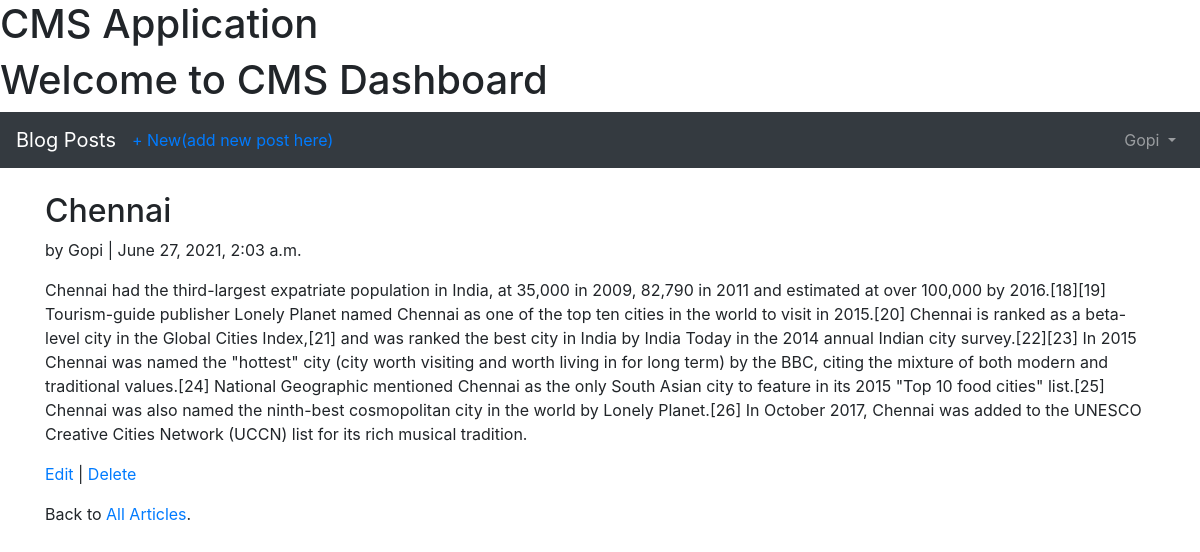
/articles/1/ (signed in), run on the app's committed database.
### users/models.py (models this page shows)
class CustomUser(AbstractUser):
    age = models.PositiveIntegerField(default=0)

### articles/models.py (models this page shows, shortened)
class Article(models.Model):
    title = models.CharField(max_length=255)
    body = models.TextField()
    date = models.DateTimeField(auto_now_add=True)
    author = models.ForeignKey(get_user_model(),on_delete=models.CASCADE,)

### articles/views.py (the view)
# urls.py: path('<int:pk>/',views.ArticleDetailView.as_view(), name='article_detail'), # new
class ArticleDetailView(LoginRequiredMixin, DetailView):
    model = models.Article
    template_name = 'article_detail.html'

### templates/article_detail.html
{% extends 'base.html' %}
{% block content %}
<div class="article-entry">
<h2>{{ object.title }}</h2>
<p>by {{ object.author }} | {{ object.date }}</p>
<p>{{ object.body }}</p>
</div>
<p><a href="{% url 'article_edit' article.pk %}">Edit</a> | <a href="{% url 'artic\
le_delete' article.pk %}">Delete</a></p>
<p>Back to <a href="{% url 'article_list' %}">All Articles</a>.</p>
{% endblock content %}

### templates/base.html (shortened to what this page needs)
<!doctype html>
<html lang="en">
<head>
<link rel="stylesheet" href="https://maxcdn.bootstrapcdn.com/bootstrap/4.0.0/css\/bootstrap.min.css">
    <h1> CMS Application</h1>
    <h1> Welcome to CMS Dashboard</h1>
</head>
<body>
<nav class="navbar navbar-expand-md navbar-dark bg-dark mb-4">
<a class="navbar-brand" href="{% url 'home' %}">Blog Posts</a>
{% if user.is_authenticated %}
<ul class="navbar-nav mr-auto">
<li class="nav-item"><a href="{% url 'article_new' %}">+ New(add new post here)</a></li>
</ul>
{% endif %}
<div class="collapse navbar-collapse" id="navbarCollapse">
{% if user.is_authenticated %}
<ul class="navbar-nav ml-auto">
<li class="nav-item">
<a class="nav-link dropdown-toggle" href="#" id="userMenu" data-toggle\
="dropdown" aria-haspopup="true" aria-expanded="false">
{{ user.username }}
</a>
</li>
</ul>
{% else %}
<form class="form-inline ml-auto">
<a href="{% url 'login' %}" class="btn btn-outline-secondary">Log in</a>
<a href="{% url 'signup' %}" class="btn btn-primary ml-2">Sign up</a>
</form>
{% endif %}
</div>
</nav>
<div class="container">
{% block content %}
{% endblock %}
</div>
</body>
</html>

### data on the page
CustomUser: username "Gopi"
Article: title "Chennai", author "Gopi", date "June 27, 2021, 2:03 a.m.", body "Chennai had the third-largest expatriate population in India, at 35,000 in 2009, 82,790 in 2011 and estimated at over 100,000 by 2016.[18][19] Tourism-guide publisher Lonely Planet named Chennai as one of the top ten cities in the world to visit in 2015.[20] Chennai is ranked as a beta-level city in the Global Cities Index,[21] and was ranked the best city in India by India Today in the 2014 annual Indian city survey.[22][23] In 2015 Chennai was named the \"hottest\" city (city worth visiting and worth living in for long term) by the BBC, citing the mixture of both modern and traditional values.[24] National Geographic mentioned Chennai as the only South Asian city to feature in its 2015 \"Top…"
